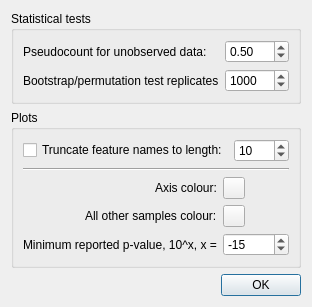
<?xml version="1.0" encoding="UTF-8"?>
<ui version="4.0">
 <class>preferencesDlg</class>
 <widget class="QDialog" name="preferencesDlg">
  <property name="geometry">
   <rect>
    <x>0</x>
    <y>0</y>
    <width>281</width>
    <height>284</height>
   </rect>
  </property>
  <property name="windowTitle">
   <string>Preferences</string>
  </property>
  <property name="windowIcon">
   <iconset resource="../STAMP.qrc">
    <normaloff>:/icons/icons/pref.png</normaloff>:/icons/icons/pref.png</iconset>
  </property>
  <layout class="QVBoxLayout" name="verticalLayout">
   <item>
    <widget class="QGroupBox" name="groupBox">
     <property name="title">
      <string>Statistical tests</string>
     </property>
     <layout class="QVBoxLayout" name="verticalLayout_2">
      <item>
       <layout class="QFormLayout" name="formLayout">
        <item row="0" column="0">
         <widget class="QLabel" name="label">
          <property name="text">
           <string>Pseudocount for unobserved data:</string>
          </property>
         </widget>
        </item>
        <item row="0" column="1">
         <widget class="QDoubleSpinBox" name="spinPseudoCount">
          <property name="decimals">
           <number>2</number>
          </property>
          <property name="minimum">
           <double>0.010000000000000</double>
          </property>
          <property name="maximum">
           <double>100.000000000000000</double>
          </property>
          <property name="singleStep">
           <double>0.100000000000000</double>
          </property>
          <property name="value">
           <double>0.500000000000000</double>
          </property>
         </widget>
        </item>
        <item row="1" column="0">
         <widget class="QLabel" name="label_4">
          <property name="text">
           <string>Bootstrap/permutation test replicates</string>
          </property>
         </widget>
        </item>
        <item row="1" column="1">
         <widget class="QSpinBox" name="spinReplicates">
          <property name="minimum">
           <number>100</number>
          </property>
          <property name="maximum">
           <number>10000</number>
          </property>
          <property name="singleStep">
           <number>100</number>
          </property>
          <property name="value">
           <number>1000</number>
          </property>
         </widget>
        </item>
       </layout>
      </item>
     </layout>
    </widget>
   </item>
   <item>
    <widget class="QGroupBox" name="groupBox_2">
     <property name="title">
      <string>Plots</string>
     </property>
     <layout class="QVBoxLayout" name="verticalLayout_3">
      <item>
       <layout class="QHBoxLayout" name="horizontalLayout">
        <item>
         <widget class="QCheckBox" name="chkTruncateFeatureNames">
          <property name="text">
           <string>Truncate feature names to length:</string>
          </property>
         </widget>
        </item>
        <item>
         <widget class="QSpinBox" name="spinFeatureNameLength">
          <property name="minimum">
           <number>1</number>
          </property>
          <property name="maximum">
           <number>1000</number>
          </property>
          <property name="value">
           <number>10</number>
          </property>
         </widget>
        </item>
       </layout>
      </item>
      <item>
       <widget class="Line" name="line">
        <property name="orientation">
         <enum>Qt::Horizontal</enum>
        </property>
       </widget>
      </item>
      <item>
       <layout class="QFormLayout" name="formLayout_2">
        <property name="fieldGrowthPolicy">
         <enum>QFormLayout::AllNonFixedFieldsGrow</enum>
        </property>
        <property name="labelAlignment">
         <set>Qt::AlignRight|Qt::AlignTrailing|Qt::AlignVCenter</set>
        </property>
        <item row="0" column="0">
         <widget class="QLabel" name="label_3">
          <property name="text">
           <string>Axis colour:</string>
          </property>
         </widget>
        </item>
        <item row="0" column="1">
         <widget class="QPushButton" name="btnAxesColour">
          <property name="sizePolicy">
           <sizepolicy hsizetype="Fixed" vsizetype="Fixed">
            <horstretch>0</horstretch>
            <verstretch>0</verstretch>
           </sizepolicy>
          </property>
          <property name="minimumSize">
           <size>
            <width>22</width>
            <height>22</height>
           </size>
          </property>
          <property name="maximumSize">
           <size>
            <width>22</width>
            <height>22</height>
           </size>
          </property>
          <property name="text">
           <string/>
          </property>
          <property name="autoDefault">
           <bool>false</bool>
          </property>
         </widget>
        </item>
        <item row="1" column="0">
         <widget class="QLabel" name="label_5">
          <property name="text">
           <string>All other samples colour:</string>
          </property>
         </widget>
        </item>
        <item row="1" column="1">
         <widget class="QPushButton" name="btnAllOtherSamplesColour">
          <property name="sizePolicy">
           <sizepolicy hsizetype="Fixed" vsizetype="Fixed">
            <horstretch>0</horstretch>
            <verstretch>0</verstretch>
           </sizepolicy>
          </property>
          <property name="minimumSize">
           <size>
            <width>22</width>
            <height>22</height>
           </size>
          </property>
          <property name="maximumSize">
           <size>
            <width>22</width>
            <height>22</height>
           </size>
          </property>
          <property name="text">
           <string/>
          </property>
          <property name="autoDefault">
           <bool>false</bool>
          </property>
         </widget>
        </item>
        <item row="2" column="0">
         <widget class="QLabel" name="label_2">
          <property name="text">
           <string>Minimum reported p-value, 10^x, x =</string>
          </property>
         </widget>
        </item>
        <item row="2" column="1">
         <widget class="QSpinBox" name="spinMinPvalue">
          <property name="prefix">
           <string>-</string>
          </property>
          <property name="minimum">
           <number>1</number>
          </property>
          <property name="maximum">
           <number>100</number>
          </property>
          <property name="value">
           <number>15</number>
          </property>
         </widget>
        </item>
       </layout>
      </item>
     </layout>
    </widget>
   </item>
   <item>
    <layout class="QHBoxLayout" name="horizontalLayout_2">
     <item>
      <spacer name="horizontalSpacer">
       <property name="orientation">
        <enum>Qt::Horizontal</enum>
       </property>
       <property name="sizeHint" stdset="0">
        <size>
         <width>40</width>
         <height>20</height>
        </size>
       </property>
      </spacer>
     </item>
     <item>
      <widget class="QPushButton" name="btnOK">
       <property name="text">
        <string>OK</string>
       </property>
      </widget>
     </item>
    </layout>
   </item>
  </layout>
 </widget>
 <resources>
  <include location="../STAMP.qrc"/>
 </resources>
 <connections/>
</ui>
